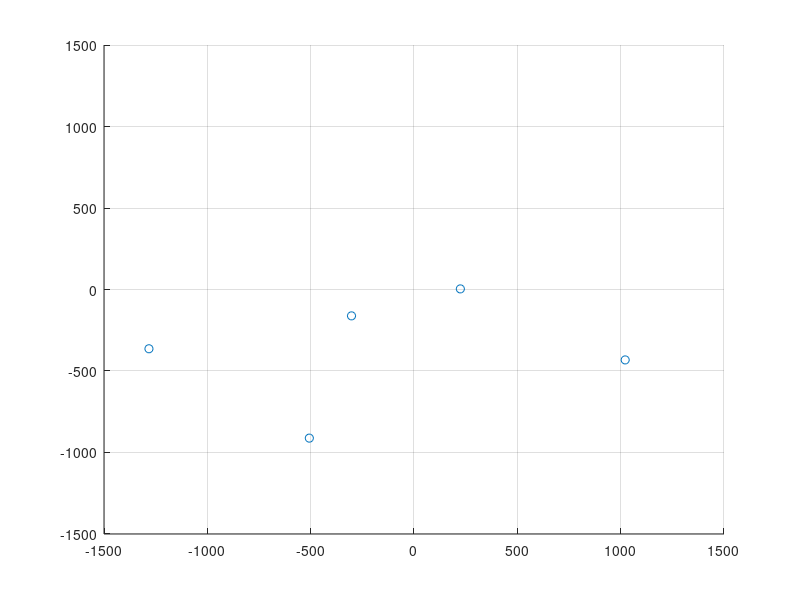

The MATLAB script that drew this image: (Note: this script raises an error after producing the figure.)
clear all
close all
clc
Area_X=1500;
Area_Y=1500;
figure('Position',[10 10 1200 1000])
axis([-(Area_X+1) (Area_X+1) -(Area_Y+1) (Area_Y+1)])
grid on

%% destination
% destination=[100; 900];
% destination=[900 900 -900 -900 900; 0 900 900 -900 -900];
destination=2000*(rand(2,5)-rand(2,5));
% destination=[500+900*cos(pi/2:-pi/3:-7*pi/2); -500+900*sin(pi/2:-pi/3:-7*pi/2)];
goal_order=1;
goal_number=size(destination,2);

hold on 
scatter(destination(1,:),destination(2,:),'rx')
hold off

%% command initialize
max_robot_speed=30; % unit: cm
time_step=0.05;
max_steps=6000;
robot_V_cmd=zeros(3,max_steps);

v_theta_cmd=zeros(4,max_steps);
xy_cmd=zeros(4,max_steps);
v_theta_act=zeros(4,max_steps);
xy_act=zeros(4,max_steps);
robot1_state=zeros(3,max_steps);

% for pid
angular_error=zeros(1,max_steps);
previous_error=0;
error_diff=zeros(1,max_steps);
sum_error=zeros(1,max_steps);

%% senerial
robot1=rectangular_GBM([0; 0; 0],100,50,58,[0.15 0.7 0.3],[0;0;0;0]);

ii=0;
while ii<max_steps
    ii=ii+1;
    % construct velocity cmd
    destination_vector=(destination(:,goal_order)-robot1.center_position);
    theta=robot1.GBM_pos(3);
    best_unit=[cos(theta) sin(theta); -sin(theta) cos(theta)]*destination_vector/(dot(destination_vector,destination_vector))^0.5;
    angular_error(ii)=atan2(robot1.local_motion(2),robot1.local_motion(1));
%     if robot1.local_motion(1)==0 && robot1.local_motion(2)==0
%         angular_error(ii)=0;
%     elseif robot1.local_motion(1)==0 && robot1.local_motion(2)<0
%         angular_error(ii)=-pi/2;
%     elseif robot1.local_motion(1)==0 && robot1.local_motion(2)>0
%         angular_error(ii)=pi/2;
%     else
%         angular_error(ii)=atan(robot1.local_motion(2)/robot1.local_motion(1));
%     end
    % angular_error(ii)=-rem(robot1.GBM_pos(3),pi)+atan2(destination_vector(2),destination_vector(1));
    % angular_error(ii)=0.01*robot1.local_motion(2);
    error_diff(ii)=(angular_error(ii)-previous_error)/time_step;
    previous_error=angular_error(ii);
    if ii==1
        sum_error(ii)=angular_error(ii)*time_step;
    else
        sum_error(ii)=sum_error(ii-1)+angular_error(ii)*time_step;
    end
%     kp=0.2;
%     kd=0.0;
%     ki=0.0;
    kp=0.5;
    kd=0.0;
    ki=0.0;
    % kp=0.2;
    % kd=4.0;
    % ki=0.00;
    angular_cmd=kp*angular_error(ii)+kd*error_diff(ii)+ki*sum_error(ii);
    
%     if ((robot1.center_position(1)-destination(1,goal_order))^2+(robot1.center_position(2)-destination(2,goal_order))^2)^0.5<=50
%         robot_speed=max_robot_speed*0.2;
%     else
%         robot_speed=max_robot_speed;
%     end
    robot_V_cmd(1,ii)=max_robot_speed*best_unit(1);
    robot_V_cmd(2,ii)=max_robot_speed*best_unit(2);
    robot_V_cmd(3,ii)=angular_cmd;

    % move the robot
    [v_theta_cmd(:,ii),xy_cmd(:,ii)]=robot1.inverse_kinematics(robot_V_cmd(:,ii));
    [robot1,xy_act(:,ii),v_theta_act(:,ii)]=robot1.actuate(v_theta_cmd(:,ii),xy_cmd(:,ii));
    new_pos=robot1.update_position(time_step);
    robot1=robot1.move_GBM(new_pos,[robot1.theta_f; robot1.theta_r]);
    robot1_state(:,ii)=robot1.local_motion;

    % detect collision

    % visualize
    pause(0.01)
    if rem(ii,40)==0
        hold on
        scatter(robot1.center_position(1),robot1.center_position(2),'g.')
        hold off
    end
    
    % detect goal
    if ((robot1.center_position(1)-destination(1,goal_order))^2+(robot1.center_position(2)-destination(2,goal_order))^2)<=1
        goal_order=goal_order+1;
        if goal_order>goal_number
            break
        end
    end
end

%% romove zero elements
t_max=max_steps*time_step;
for ii=1:max_steps
    if robot_V_cmd(1,ii)==0 && robot_V_cmd(2,ii)==0 && robot_V_cmd(3,ii)==0
        robot_V_cmd(:,ii:end)=[];
        v_theta_cmd(:,ii:end)=[];
        xy_cmd(:,ii:end)=[];
        v_theta_act(:,ii:end)=[];
        xy_act(:,ii:end)=[];
        angular_error(:,ii:end)=[];
        error_diff(:,ii:end)=[];
        sum_error(:,ii:end)=[];
        robot1_state(:,ii:end)=[];
        t_max=(ii-1)*time_step;
        break
    end
end

%% plot data
t=time_step:time_step:t_max;
figure(2)
h1=plot(t,robot_V_cmd(1,:),'m',t,robot_V_cmd(2,:),'c',t,robot_V_cmd(3,:),'k');
set(h1,'LineStyle','-.','LineWidth',2);
hold on
h2=plot(t,robot1_state(1,:),'r',t,robot1_state(2,:),'b',t,robot1_state(3,:),'g');
set(h2,'LineStyle','-','LineWidth',1);
hold off
legend('cmd V_x','cmd V_y','cmd w','act _V_x','act V_y','act w')
title("robot1 V vector")

figure(3)
hold on
g1=plot(t,v_theta_cmd(1,:),'Color',"#77AC30","LineStyle","-.","LineWidth",2);
g2=plot(t,v_theta_cmd(3,:),"Color","#7E2F8E","LineStyle","-.","LineWidth",2);
g3=plot(t,v_theta_act(1,:),"Color","#00FF00","LineStyle",'-','LineWidth',1);
g4=plot(t,v_theta_act(3,:),"Color","#FF00FF","LineStyle",'-','LineWidth',1);
hold off
legend('cmd v_f','cmd v_r','act v_f','act v_r')
title("robot1 wheel speeds")

figure(4)
hold on
g5=plot(t,v_theta_cmd(2,:),'Color',"#00FFFF","LineStyle","-.","LineWidth",2);
g6=plot(t,v_theta_cmd(4,:),"Color","#D95319","LineStyle","-.","LineWidth",2);
g7=plot(t,v_theta_act(2,:),"Color","#0000FF","LineStyle",'-','LineWidth',1);
g8=plot(t,v_theta_act(4,:),"Color","#FF0000","LineStyle",'-','LineWidth',1);
hold off
legend({'cmd $\theta_f$','cmd $\theta_r$','act $\theta_f$','act $\theta_r$'},"Interpreter","latex")
title("robot1 wheel steering")

figure(5)
grid on
hold on
%　plot(t,v_theta_cmd(3,:),"Color",'g','LineStyle','-.','LineWidth',2)
plot(t,angular_error,"Color",'b','LineStyle','-','LineWidth',1)
hold off
% legend('cmd','error')
title("control out/in")
